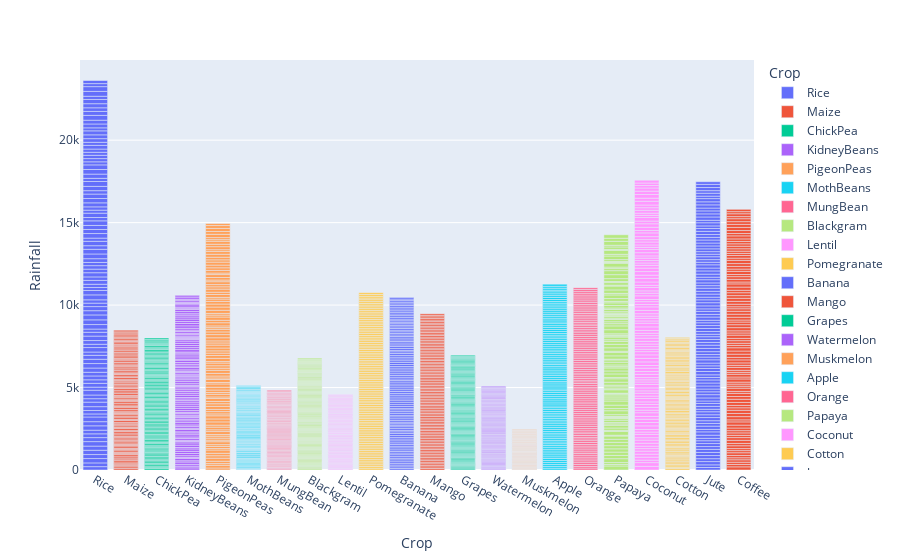

The notebook cell this image was saved under:
### Code cell
px.bar(df,x='Crop',y='Rainfall', color='Crop')
